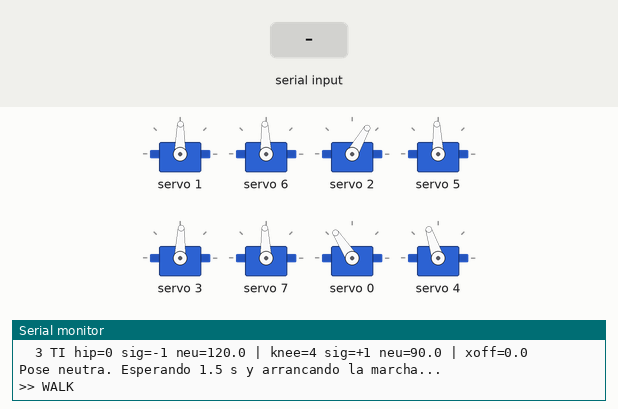
Bench run of a sketch on a simulated ESP32. On the bench: 8 × servo, the last lines printed to the serial monitor. The inputs (shaded band) are chosen by the test bench.

Above: at 3.1 s.
3.2 s: "?\n" received over Serial
At 3.7 s:
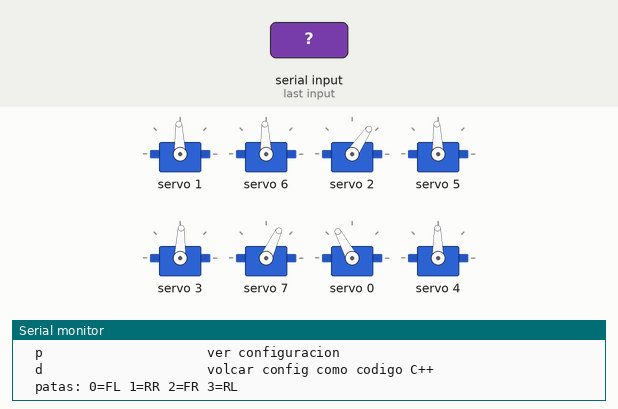
6.2 s: "d\n" received over Serial
At 6.68 s:
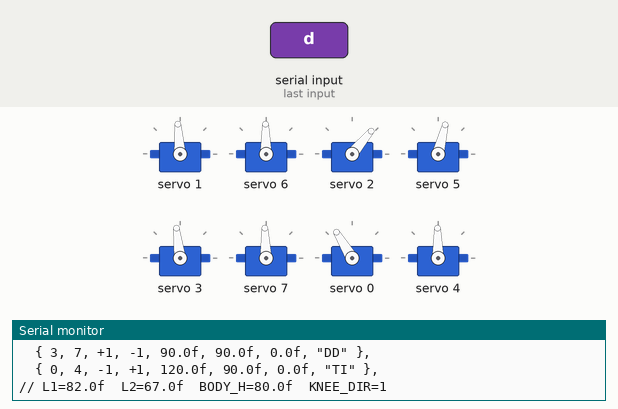
9.2 s: "t\n" received over Serial
12.2 s: "s\n" received over Serial
At 13.1 s:
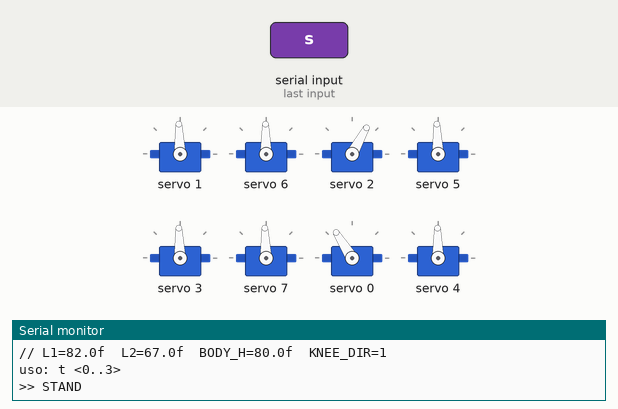
Timing chart, 0 to 14.7 s (numbered marks = the images above; inputs shaded):
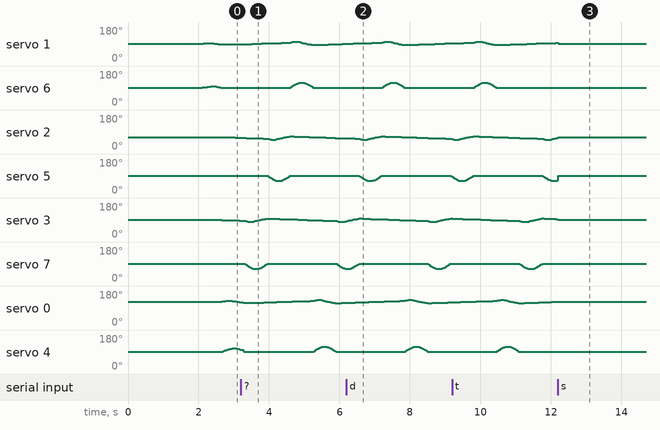

The sketch:

Robot_Cuadrupedo.ino
```cpp
/* ============================================================================
 *  ROBOT CUADRUPEDO  -  8 servos (2 DOF por pata)  -  IK real
 *  ESP32 + PCA9685 + Adafruit_PWMServoDriver
 * ----------------------------------------------------------------------------
 *
 *  TOPOLOGIA REAL DEL ROBOT (segun las fotos):
 *     CADERA (hombro) : eje lateral, mueve el femur ADELANTE / ATRAS
 *     RODILLA (brazo) : eje lateral, DOBLA la tibia (sube / baja el pie)
 *  => La pata es un mecanismo planar de 2 eslabones. Aqui se resuelve por
 *     cinematica inversa (IK), por eso el pie pisa plano y no arrastra.
 *
 *  MARCHA: CRAWL (ola). Una pata en el aire cada vez, las otras 3 empujan
 *  el cuerpo hacia atras -> el robot avanza recto. Orden: FL -> RR -> FR -> RL.
 *
 *  AL ENCENDER: se pone en pose neutra, espera 1.5 s y empieza a caminar solo.
 *
 *  CONSOLA SERIE (115200 baudios) para calibrar sin recompilar:
 *     ?                      ayuda
 *     g                      caminar        s    parar / quedarse de pie
 *     t <pata>               probar 1 pata (muestra el ciclo de esa pata)
 *     m <canal> <grados>     mover un servo suelto (calibracion)
 *     i <pata> <x> <y>       llevar el pie a una posicion (mm) con IK
 *     f <pata> h|k           invertir signo del hombro o de la rodilla
 *     x <pata> <mm>          desplazar el pie de esa pata adelante/atras
 *     geo <L1> <L2> <alto>   medidas en mm (femur, tibia, altura cadera)
 *     p                      mostrar configuracion actual
 *     d                      volcar la config como codigo C++ para pegar
 *
 *  patas: 0=FL delantera izq | 1=RR trasera der | 2=FR delantera der | 3=RL trasera izq
 * ==========================================================================*/

#include <Wire.h>
#include <Adafruit_PWMServoDriver.h>

/* ------------------------------ I2C -------------------------------------- */
static const uint8_t PIN_SDA  = 21; //datos
static const uint8_t PIN_SCL  = 22; //reloj
static const uint8_t PCA_ADDR = 0x40; //direccion

/* --------------------- CALIBRACION DE PULSOS ----------------------------- */
static const int  SERVOMIN = 110;      // ticks -> ~0 grados   (MG90S)
static const int  SERVOMAX = 500;      // ticks -> ~180 grados (MG90S)

/* ============================ MEDIDAS (mm) =============================== */
/*  MIDELO CON REGLA, de eje a eje:
 *    L1      cadera -> rodilla   (largo del femur / brazo curvo)
 *    L2      rodilla -> punta del pie (largo de la tibia)
 *    BODY_H  altura del eje de cadera sobre el suelo cuando esta de pie
 *  Si BODY_H no coincide con la postura real, las patas quedaran mal
 *  repartidas: ajustalo hasta que el robot de pie quede como en las fotos.
 */
float L1     = 82.0f;
float L2     = 67.0f;
float BODY_H = 80.0f;

/* ============================ MARCHA ===================================== */
float    STEP_LEN   = 17.0f;   // largo total del paso (mm)
float    STEP_H     = 30.0f;   // altura a la que levanta el pie (mm)
uint32_t CYCLE_MS   = 2600;    // duracion de un ciclo de 4 patas (ms)
uint32_t RAMP_MS    = 1500;    // arranque suave
const float SWING_FRAC = 0.25f;

/* ============================ LAS PATAS ================================== */
/*  hipCh / kneeCh : canales de la PCA9685
 *  hipSign         : +1 / -1  (si el femur va al reves, se invierte)
 *  kneeSign        : +1 / -1  (si la rodilla dobla al reves, se invierte)
 *  hipNeutral      : angulo del servo del hombro en la pose de pie
 *  kneeNeutral     : angulo del servo de la rodilla en la pose de pie
 *  xOffset         : cuanto adelanta/atrasa el pie de esa pata (mm)
 */
struct Leg {
  uint8_t hipCh, kneeCh;
  int8_t  hipSign, kneeSign;
  float   hipNeutral, kneeNeutral;
  float   xOffset;
  const char *name;
};

Leg legs[4] = {                     //hombro
  // hipCh kneeCh hipSign kneeSign hipNeutral kneeNeutral xOffset  name
  {   1,    6,      -1,      +1,       90.0f,      90.0f,    0.0f, "DI" },
  {   2,    5,      +1,      -1,       60.0f,      90.0f,    0.0f, "TD" },
  {   3,    7,      +1,      -1,       90.0f,      90.0f,    0.0f, "DD" },
  {   0,    4,      -1,      +1,      120.0f,      90.0f,    0.0f, "TI" },
};

/*  Direccion de doblado de la rodilla:
 *    -1 = rodilla hacia atras (como pata trasera de perro)
 *    +1 = rodilla hacia delante (parece ser tu caso, segun las fotos)
 *  Si al caminar las patas se cruzan o se meten bajo el cuerpo, cambia a -1.
 */
int8_t KNEE_DIR = +1;

/* ========================= internos ====================================== */
#define RAD2DEG  57.29578f
#define NUM_LEGS 4

Adafruit_PWMServoDriver pwm = Adafruit_PWMServoDriver(PCA_ADDR);

float appliedAngle[16];
unsigned long t0 = 0;
unsigned long testT0 = 0;
uint8_t testLeg = 0;

enum Mode { M_WALK, M_STAND, M_MANUAL, M_TEST };
Mode mode = M_WALK;

float th1_0[4], th2_0[4];      // angulos de referencia de la pose neutra

/* ------------------------------------------------------------------------ */

void servoWrite(uint8_t ch, float angle) {
  if (angle < 0.0f)   angle = 0.0f;
  if (angle > 180.0f) angle = 180.0f;

  if (fabsf(angle - appliedAngle[ch]) < 0.3f) return;
  appliedAngle[ch] = angle;

  uint16_t pulse = (uint16_t)(SERVOMIN +
                   (SERVOMAX - SERVOMIN) * (angle / 180.0f));
  pwm.setPWM(ch, 0, pulse);
}

/*  IK planar de 2 eslabones.
 *  x = adelante (mm, + = hacia delante)     y = abajo (mm, + = hacia el suelo)
 *  Devuelve th1 (femur respecto a la vertical) y th2 (angulo relativo rodilla).
 */
void legIK(float x, float y, float &th1, float &th2) {
  float r    = sqrtf(x * x + y * y);
  float rmax = (L1 + L2) * 0.995f;
  float rmin = fabsf(L1 - L2) + 0.5f;

  if (r > rmax)      { float k = rmax / r; x *= k; y *= k; r = rmax; }
  else if (r < rmin) { float k = rmin / r; x *= k; y *= k; r = rmin; }

  float c2 = (r * r - L1 * L1 - L2 * L2) / (2.0f * L1 * L2);
  c2 = constrain(c2, -1.0f, 1.0f);

  th2 = (float)KNEE_DIR * acosf(c2);
  th1 = atan2f(x, y) - atan2f(L2 * sinf(th2), L1 + L2 * cosf(th2));
}

void computeNeutral() {
  for (uint8_t i = 0; i < NUM_LEGS; i++)
    legIK(legs[i].xOffset, BODY_H, th1_0[i], th2_0[i]);
}

/*  Coloca el pie de la pata i en (x,y) mm respecto al eje de cadera. */
void applyLeg(uint8_t i, float x, float y) {
  float th1, th2;
  legIK(x, y, th1, th2);

  float hipAng  = legs[i].hipNeutral  +
                  legs[i].hipSign  * (th1 - th1_0[i]) * RAD2DEG;
  float kneeAng = legs[i].kneeNeutral +
                  legs[i].kneeSign * (th2 - th2_0[i]) * RAD2DEG;

  servoWrite(legs[i].hipCh,  hipAng);
  servoWrite(legs[i].kneeCh, kneeAng);
}

/*  Trayectoria del pie para la fase p (0..1) de la pata i.
 *  p=0..0.25  vuelo : sube y va de atras a adelante
 *  p=0.25..1  apoyo : pie en el suelo, retrocede a velocidad constante
 */
void gaitPose(uint8_t i, float p, float amp, float &x, float &y) {
  float half = STEP_LEN * 0.5f * amp;

  if (p < SWING_FRAC) {
    float s = p / SWING_FRAC;
    float e = 0.5f - 0.5f * cosf(PI * s);
    x = -half + 2.0f * half * e;
    y = BODY_H - STEP_H * amp * sinf(PI * s);
  } else {
    float s = (p - SWING_FRAC) / (1.0f - SWING_FRAC);
    x = half - 2.0f * half * s;
    y = BODY_H;
  }
  x += legs[i].xOffset;
}

/* ---------------------------- modos -------------------------------------- */

void standPose() {
  for (uint8_t i = 0; i < NUM_LEGS; i++) {
    servoWrite(legs[i].hipCh,  legs[i].hipNeutral);
    servoWrite(legs[i].kneeCh, legs[i].kneeNeutral);
  }
}

void doWalk(unsigned long now) {
  float amp = 1.0f;
  if (now - t0 < RAMP_MS) amp = (float)(now - t0) / (float)RAMP_MS;

  float cp = fmodf((float)(now - t0) / (float)CYCLE_MS, 1.0f);

  for (uint8_t i = 0; i < NUM_LEGS; i++) {

    float p = cp + (float)i / (float)NUM_LEGS;
    if (p >= 1.0f) p -= 1.0f;

    float x, y;
    gaitPose(i, p, amp, x, y);
    applyLeg(i, x, y);
  }
}

void doTest(unsigned long now) {
  unsigned long dur = 3000;
  float p = (float)(now - testT0) / (float)dur;

  if (p >= 1.0f) { mode = M_STAND; standPose(); Serial.println("test fin"); return; }

  for (uint8_t i = 0; i < NUM_LEGS; i++) {
    if (i == testLeg) {
      float x, y;
      gaitPose(i, p, 1.0f, x, y);
      applyLeg(i, x, y);
    } else {
      applyLeg(i, legs[i].xOffset, BODY_H);
    }
  }
}

/* --------------------------- consola serie ------------------------------- */

void printHelp() {
  Serial.println();
  Serial.println("  ?                     esta ayuda");
  Serial.println("  g                     caminar");
  Serial.println("  s                     parar / de pie");
  Serial.println("  t <pata>              probar una pata (0..3)");
  Serial.println("  m <canal> <grados>    mover un servo (0..15)");
  Serial.println("  i <pata> <x> <y>      pie a posicion mm (+x adelante, +y abajo)");
  Serial.println("  f <pata> h|k          invertir signo hombro/rodilla");
  Serial.println("  x <pata> <mm>         adelantar(+)/atrasar(-) el pie de la pata");
  Serial.println("  geo <L1> <L2> <alto>  femur, tibia y altura de cadera (mm)");
  Serial.println("  p                     ver configuracion");
  Serial.println("  d                     volcar config como codigo C++");
  Serial.println("  patas: 0=FL 1=RR 2=FR 3=RL");
  Serial.println();
}

void printConfig() {
  Serial.printf("L1=%.1f  L2=%.1f  BODY_H=%.1f  KNEE_DIR=%d\n", L1, L2, BODY_H, KNEE_DIR);
  Serial.printf("STEP_LEN=%.1f  STEP_H=%.1f  CYCLE_MS=%lu\n", STEP_LEN, STEP_H, (unsigned long)CYCLE_MS);
  for (uint8_t i = 0; i < NUM_LEGS; i++) {
    Serial.printf("  %u %s hip=%u sig=%+d neu=%.1f | knee=%u sig=%+d neu=%.1f | xoff=%.1f\n",
                  i, legs[i].name,
                  legs[i].hipCh,  legs[i].hipSign,  legs[i].hipNeutral,
                  legs[i].kneeCh, legs[i].kneeSign, legs[i].kneeNeutral,
                  legs[i].xOffset);
  }
}

void dumpConfig() {
  Serial.println("/* pega esto en el array legs[] */");
  for (uint8_t i = 0; i < NUM_LEGS; i++) {
    Serial.printf("  { %u, %u, %+d, %+d, %.1ff, %.1ff, %.1ff, \"%s\" },\n",
                  legs[i].hipCh, legs[i].kneeCh,
                  legs[i].hipSign, legs[i].kneeSign,
                  legs[i].hipNeutral, legs[i].kneeNeutral,
                  legs[i].xOffset, legs[i].name);
  }
  Serial.printf("// L1=%.1ff  L2=%.1ff  BODY_H=%.1ff  KNEE_DIR=%d\n", L1, L2, BODY_H, KNEE_DIR);
}

void handleLine(char *line) {
  char cmd[8] = {0};
  if (sscanf(line, "%7s", cmd) != 1) return;

  if (!strcmp(cmd, "?")) { printHelp(); return; }

  if (!strcmp(cmd, "g")) {
    computeNeutral();
    t0 = millis();
    mode = M_WALK;
    Serial.println(">> WALK");
    return;
  }
  if (!strcmp(cmd, "s")) {
    mode = M_STAND; standPose();
    Serial.println(">> STAND");
    return;
  }
  if (!strcmp(cmd, "p")) { printConfig(); return; }
  if (!strcmp(cmd, "d")) { dumpConfig(); return; }

  if (!strcmp(cmd, "t")) {
    int l = -1;
    if (sscanf(line, "t %d", &l) == 1 && l >= 0 && l < 4) {
      testLeg = (uint8_t)l; testT0 = millis(); mode = M_TEST;
      Serial.printf(">> test pata %d (%s)\n", l, legs[l].name);
    } else Serial.println("uso: t <0..3>");
    return;
  }

  if (!strcmp(cmd, "m")) {
    int ch; float a;
    if (sscanf(line, "m %d %f", &ch, &a) == 2 && ch >= 0 && ch < 16) {
      mode = M_MANUAL;
      appliedAngle[ch] = -100.0f;      // fuerza el envio
      servoWrite((uint8_t)ch, a);
      Serial.printf(">> ch%d = %.1f\n", ch, a);
    } else Serial.println("uso: m <0..15> <0..180>");
    return;
  }

  if (!strcmp(cmd, "i")) {
    int l; float x, y;
    if (sscanf(line, "i %d %f %f", &l, &x, &y) == 3 && l >= 0 && l < 4) {
      mode = M_MANUAL;
      for (uint8_t k = 0; k < NUM_LEGS; k++) {
        if (k == (uint8_t)l) applyLeg(k, x, y);
        else                 applyLeg(k, legs[k].xOffset, BODY_H);
      }
      Serial.printf(">> pata %d pie en (%.0f, %.0f)\n", l, x, y);
    } else Serial.println("uso: i <0..3> <x_mm> <y_mm>");
    return;
  }

  if (!strcmp(cmd, "f")) {
    int l; char j;
    if (sscanf(line, "f %d %c", &l, &j) == 2 && l >= 0 && l < 4) {
      if (j == 'h') { legs[l].hipSign  = -legs[l].hipSign;  Serial.printf(">> %s hipSign = %+d\n",  legs[l].name, legs[l].hipSign);  }
      else if (j == 'k') { legs[l].kneeSign = -legs[l].kneeSign; Serial.printf(">> %s kneeSign = %+d\n", legs[l].name, legs[l].kneeSign); }
      else Serial.println("usa h (hombro) o k (rodilla)");
      computeNeutral();
      standPose();
    } else Serial.println("uso: f <0..3> h|k");
    return;
  }

  if (!strcmp(cmd, "x")) {
    int l; float v;
    if (sscanf(line, "x %d %f", &l, &v) == 2 && l >= 0 && l < 4) {
      legs[l].xOffset = v;
      computeNeutral();
      mode = M_STAND; standPose();
      Serial.printf(">> %s xOffset = %.1f mm\n", legs[l].name, v);
    } else Serial.println("uso: x <0..3> <mm>");
    return;
  }

  if (!strcmp(cmd, "geo")) {
    float a, b, c;
    if (sscanf(line, "geo %f %f %f", &a, &b, &c) == 3) {
      L1 = a; L2 = b; BODY_H = c;
      computeNeutral();
      mode = M_STAND; standPose();
      Serial.printf(">> L1=%.1f L2=%.1f BODY_H=%.1f\n", L1, L2, BODY_H);
    } else Serial.println("uso: geo <L1> <L2> <alto>");
    return;
  }

  Serial.printf("comando desconocido: %s  (escribe ? para ayuda)\n", cmd);
}

void readSerial() {
  static char line[64];
  static uint8_t n = 0;

  while (Serial.available()) {
    char c = (char)Serial.read();
    if (c == '\n' || c == '\r') {
      if (n) { line[n] = 0; handleLine(line); n = 0; }
    } else if (n < sizeof(line) - 1) {
      line[n++] = c;
    }
  }
}

/* ------------------------------ setup ------------------------------------ */

void setup() {
  Serial.begin(115200);
  delay(400);

  Serial.println();
  Serial.println("=== CUADRUPEDO 8 SERVOS | ESP32 + PCA9685 | IK 2 eslabones ===");

  Wire.begin(PIN_SDA, PIN_SCL);
  pwm.begin();
  pwm.setPWMFreq(50);
  delay(10);

  for (uint8_t ch = 0; ch < 16; ch++) appliedAngle[ch] = -100.0f;

  computeNeutral();
  standPose();

  printHelp();
  printConfig();

  Serial.println("Pose neutra. Esperando 1.5 s y arrancando la marcha...");
  delay(1500);

  computeNeutral();
  t0 = millis();
  mode = M_WALK;
  Serial.println(">> WALK");
}

/* ------------------------------- loop ------------------------------------ */

void loop() {
  readSerial();
  unsigned long now = millis();

  switch (mode) {
    case M_WALK:   doWalk(now);   break;
    case M_TEST:   doTest(now);   break;
    case M_STAND:  /* la pose ya esta aplicada */ break;
    case M_MANUAL: /* manda la consola */         break;
  }

  delay(8);
}
```

Measured:
- after the input at 12.2 s, servo 6: stays 91° (without the input it goes to 95° after 0.23 s); servo 2: goes on until 12.2 s, then stays 61°; servo 3: goes on until 12.2 s, then stays 92°; servo 7: stops changing and stays 92°; servo 4: stays 91° (without the input it goes to 92° after 0.86 s)
- by itself, servo 6: rises from 91° to 118° in 0.25 s, then falls to 91° in 0.39 s
- by itself, servo 4: rises from 91° to 119° in 0.31 s, then falls to 91° in 0.35 s
